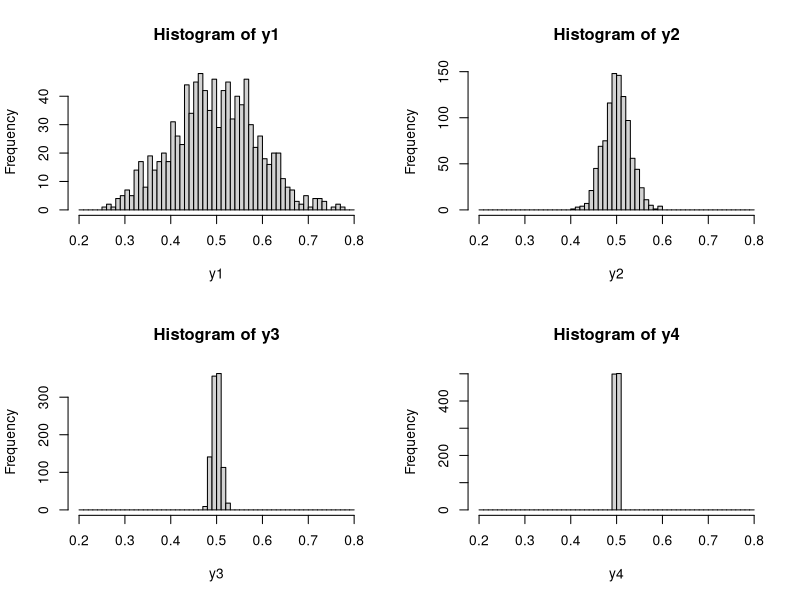
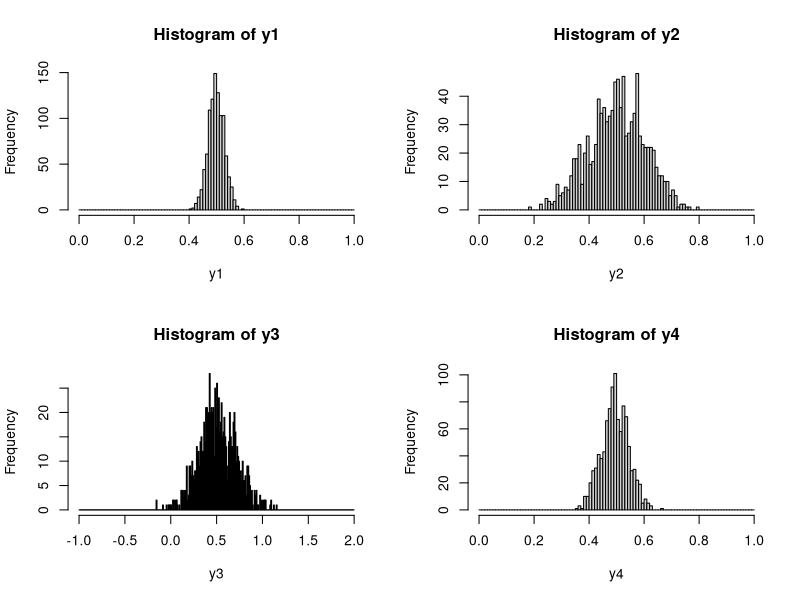

These figures' R source, in order:
# initialize
set.seed(1)
y1<-rep(0,1000)
y2<-rep(0,1000)
y3<-rep(0,1000)
y4<-rep(0,1000)

# CLT with different sample size
for (i in 1:1000){
  y1[i]<-mean(runif(10,0,1))
  y2[i]<-mean(runif(100,0,1))
  y3[i]<-mean(runif(1000,0,1))
  y4[i]<-mean(runif(10000,0,1))
}
bk<-seq(0.2,0.8,0.01)
# plot
par(mfrow=c(2,2))
hist(y1,breaks=bk)
hist(y2,breaks=bk)
hist(y3,breaks=bk)
hist(y4,breaks=bk)

# CLT with different distributions
for (i in 1:1000){
  y1[i]<-mean(runif(100,0,1))
  y2[i]<-mean(rnorm(100,0.5,1))
  y3[i]<-mean(rnorm(100,0.5,2))
  y4[i]<-mean(rbinom(100,1,0.5))
}
bk1<-seq(0,1,0.01)
bk2<-seq(-1,2,0.01)

par(mfrow=c(2,2))
hist(y1,breaks=bk1)
hist(y2,breaks=bk1)
hist(y3,breaks=bk2)
hist(y4,breaks=bk1)
